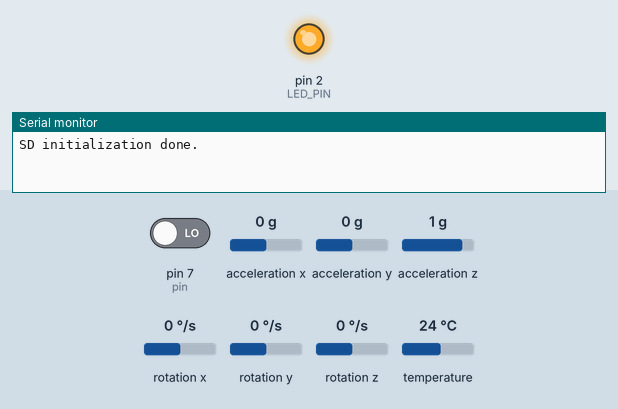
Recording of a sketch running on a simulated Arduino Uno, built with avr-gcc and run on an emulated ATmega328P. Parts: output pins drawn as LEDs (lit = HIGH), the last lines printed to the serial monitor. Dashed ring = blinking. Inputs (shaded band) come from the test bench; at power-on: pin 7 (pin) LOW, acceleration x 0 g, acceleration y 0 g, acceleration z 1 g, rotation x 0 °/s, rotation y 0 °/s, rotation z 0 °/s, temperature 24 °C. Storage starts empty; random numbers use the default seed unless the sketch sets one.

Above: at 0.1 s.
At 6.5 s:
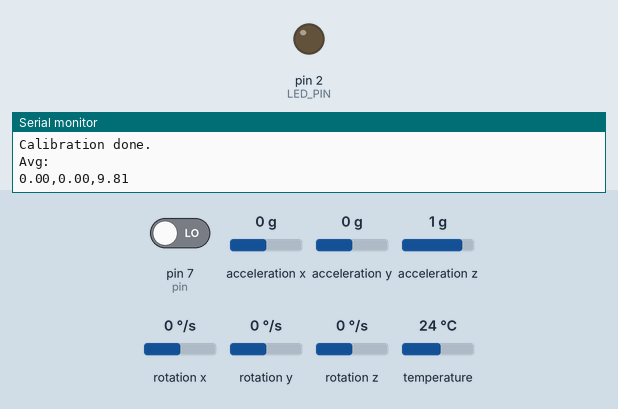
6.6 s: pin 7 (pin) driven HIGH
At 7.64 s:
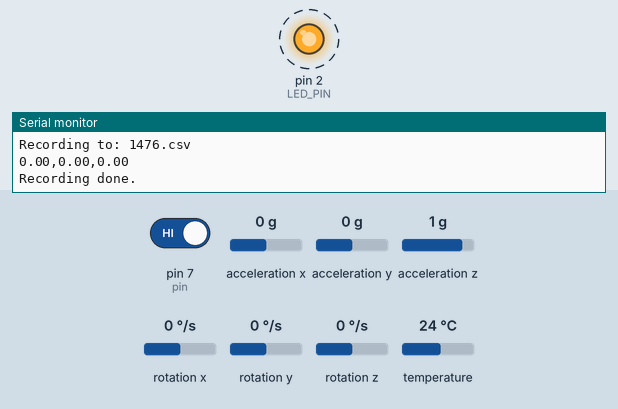
Timing chart, 0 to 9.8 s (numbered marks = the images above; inputs shaded):
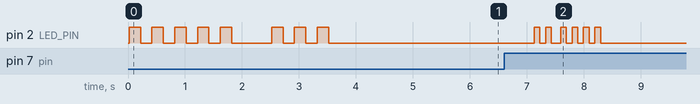

The sketch:

Gr_nan_acc.ino
```cpp
/*
The SD card circuit:
   SD card attached to SPI bus as follows:
 ** MOSI - pin 11
 ** MISO - pin 12
 ** CLK - pin 13
 ** CS - pin 4 (for MKRZero SD: SDCARD_SS_PIN)
*/

#include <SD.h>
#include <SPI.h>
#include <Adafruit_MPU6050.h>
#include <Adafruit_Sensor.h>
#include <Wire.h>

#define PIN_SPI_CS 4
struct Vec3
{
    float x;
    float y;
    float z;
};

Vec3 reference = {0, 0, 0};

class MPU6050
{
public:
    Adafruit_MPU6050 device;
    Vec3 offset = {0, 0, 0};

    Vec3 getAcceleration()
    {
        sensors_event_t a, g, temp;
        device.getEvent(&a, &g, &temp);
        return Vec3{
            (a.acceleration.x + this->offset.x),
            (a.acceleration.y + this->offset.y),
            (a.acceleration.z + this->offset.z)};
    }

    void calibrate()
    {
        Serial.print("Calibrating accelerometer");
        this->getAcceleration(); // Get first value
        for (int i = 0; i < 3; i++)
        {
            Serial.print(".");
            delay(500);
        }
        Serial.println("");

        float x = 0;
        float y = 0;
        float z = 0;

        for (int i = 0; i < 50; i++)
        {
            Vec3 a = this->getAcceleration();
            float x_acc = a.x;
            float y_acc = a.y;
            float z_acc = a.z;

            Serial.println(
                String(x_acc) +
                "," +
                String(y_acc) +
                "," +
                String(z_acc));

            x += x_acc;
            y += y_acc;
            z += z_acc;
        }

        Serial.println("Calibration done.");
        Serial.println("Avg:");
        Serial.println(
            String(x / 50) +
            "," +
            String(y / 50) +
            "," +
            String(z / 50));

        this->offset = {
            reference.x - (x / 50),
            reference.y - (y / 50),
            reference.z - (z / 50)};
        ;
    }
};

MPU6050 mpu;

const int MAX_RANDOM = 99999999;
const int LED_PIN = 2;

struct Button
{
    int pin;
    int state;
    int lastState;
};

Button startButton;

void blink(int n, int delayMillis = 200)
{
    for (int i = 0; i < n; i++)
    {
        digitalWrite(LED_PIN, HIGH);
        delay(delayMillis);
        digitalWrite(LED_PIN, LOW);
        delay(delayMillis);
    }
}

void writeRandom()
{
    String filename = String(random(MAX_RANDOM)) + ".txt";

    if (SD.exists(filename))
    {
        Serial.println(filename + " exists.");
        filename = String(random(MAX_RANDOM)) + ".txt";
        Serial.println("New filename: " + filename);
    }
    else
    {
        Serial.println(filename + " doesn't exist.");
    }

    File myFile = SD.open(filename, FILE_WRITE);
    if (myFile)
    {
        Serial.println("Writing to " + filename + "...");
        for (int i = 0; i < 500; i++)
        {
            myFile.println(
                String(random(99)) +
                "," +
                String(random(99)) +
                "," +
                String(random(99)));
        }
        myFile.close();
        Serial.println("Write done.");
        blink(2, 150);
    }
    else
    {
        Serial.println("error opening " + filename);
    }
}

void setup()
{
    // Pin setup
    pinMode(LED_PIN, OUTPUT);

    startButton.pin = 7;
    pinMode(7, INPUT);
    startButton.lastState = LOW;
    startButton.state = LOW;

    // Open serial communications and wait for port to open:
    Serial.begin(115200);
    while (!Serial)
    {
        ; // wait for serial port to connect. Needed for native USB port only
    }

    // Initialize SD card
    if (!SD.begin(4))
    {
        Serial.println("SD initialization failed!");
        digitalWrite(LED_PIN, HIGH);
        while (1)
        {
            ;
        }
    }
    else
    {
        Serial.println("SD initialization done.");
        blink(5);
    }

    delay(500);

#pragma region accelerometer_calibration
    // Init accelerometer
    if (!mpu.device.begin())
    {
        Serial.println("Failed to find MPU6050 chip");
        digitalWrite(LED_PIN, HIGH);
        while (1)
        {
            ;
        }
    }
    else
    {
        Serial.println("MPU6050 Found!");
        blink(3);
    }

    // Select accelerometer range
    mpu.device.setAccelerometerRange(MPU6050_RANGE_8_G);
    Serial.print("Accelerometer range set to: ");
    switch (mpu.device.getAccelerometerRange())
    {
    case MPU6050_RANGE_2_G:
        Serial.println("+-2G");
        break;
    case MPU6050_RANGE_4_G:
        Serial.println("+-4G");
        break;
    case MPU6050_RANGE_8_G:
        Serial.println("+-8G");
        break;
    case MPU6050_RANGE_16_G:
        Serial.println("+-16G");
        break;
    }
    mpu.device.setGyroRange(MPU6050_RANGE_500_DEG);
    Serial.print("Gyro range set to: ");
    switch (mpu.device.getGyroRange())
    {
    case MPU6050_RANGE_250_DEG:
        Serial.println("+- 250 deg/s");
        break;
    case MPU6050_RANGE_500_DEG:
        Serial.println("+- 500 deg/s");
        break;
    case MPU6050_RANGE_1000_DEG:
        Serial.println("+- 1000 deg/s");
        break;
    case MPU6050_RANGE_2000_DEG:
        Serial.println("+- 2000 deg/s");
        break;
    }

    mpu.device.setFilterBandwidth(MPU6050_BAND_21_HZ);
    Serial.print("Filter bandwidth set to: ");
    switch (mpu.device.getFilterBandwidth())
    {
    case MPU6050_BAND_260_HZ:
        Serial.println("260 Hz");
        break;
    case MPU6050_BAND_184_HZ:
        Serial.println("184 Hz");
        break;
    case MPU6050_BAND_94_HZ:
        Serial.println("94 Hz");
        break;
    case MPU6050_BAND_44_HZ:
        Serial.println("44 Hz");
        break;
    case MPU6050_BAND_21_HZ:
        Serial.println("21 Hz");
        break;
    case MPU6050_BAND_10_HZ:
        Serial.println("10 Hz");
        break;
    case MPU6050_BAND_5_HZ:
        Serial.println("5 Hz");
        break;
    }

    Serial.println("");
    mpu.calibrate();
#pragma endregion

    // Get random
    randomSeed(analogRead(A0));
}

void record()
{
    String filename = String(random(MAX_RANDOM)) + ".csv";
    if (SD.exists(filename))
    {
        blink(1, 1000);
        Serial.println(filename + " invalid or exists.");
        return;
    }

    blink(2, 100);
    File f = SD.open(filename, FILE_WRITE);
    Serial.println("Recording to: " + filename);

    if (!f)
    {
        blink(1, 1000);
        Serial.println("error opening " + filename);
        return;
    }

    while (!(startButton.state == HIGH && startButton.lastState == LOW))
    {
        // Serial.println("Hej");
        Vec3 a = mpu.getAcceleration();
        f.println(
            String(a.x) +
            "," +
            String(a.y) +
            "," +
            String(a.z));
        // Serial.println("Hej2");
        Serial.println(
            String(a.x) +
            "," +
            String(a.y) +
            "," +
            String(a.z));
        delay(50);
        startButton.lastState = startButton.state;
        startButton.state = digitalRead(startButton.pin);
    }
    f.close();
    Serial.println("Recording done.");
    blink(4, 100);
    return;
}

void loop()
{
    // Get button states
    startButton.state = digitalRead(startButton.pin);
    // If button is pressed, write random
    if (startButton.state == HIGH && startButton.lastState == LOW)
    {
        startButton.state = LOW;
        startButton.lastState = LOW;
        delay(500);
        record();
    }

    delay(50);
    startButton.lastState = startButton.state;
}
```

Measured:
- after the input at 6.6 s, pin 2 (LED_PIN): alternates HIGH for 0.10 s and LOW for 0.10 s, 12 changes in all, then stays LOW, starting after 0.53 s
